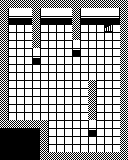

Below is a game level as drawn by its tile map, then a one-line description and the .tmx file that defines it, in full:
An orthogonal 16x20 tile map with 8x8 px tiles, 3 tile layers (bg, mid, fg).

<map version="1.9" tiledversion="1.9.1" orientation="orthogonal" renderorder="right-down" width="16" height="20" tilewidth="8" tileheight="8" infinite="0" nextlayerid="5" nextobjectid="1">
 <editorsettings>
  <export target="../lua/level_05.lua" format="lua" />
 </editorsettings>
 <tileset firstgid="1" source="../tileset.tsx" />
 <layer id="1" name="bg" width="16" height="20">
  <data encoding="csv">
0,0,0,0,0,0,0,0,0,0,0,0,0,0,0,0,
0,0,0,0,0,0,0,0,0,0,0,0,0,0,0,0,
0,0,0,0,0,0,0,0,0,0,0,0,0,0,0,0,
0,65,65,65,0,65,65,65,65,0,65,65,65,22,65,0,
0,65,65,65,0,65,65,65,65,0,65,65,65,65,65,0,
0,65,65,65,0,65,65,65,65,0,65,65,65,65,65,0,
0,65,65,65,0,65,65,65,65,0,65,65,65,65,65,0,
0,65,65,65,0,65,65,65,65,65,65,65,65,65,65,0,
0,65,65,65,65,65,65,65,65,65,65,65,65,65,65,0,
0,65,65,65,65,65,65,65,65,65,65,65,65,65,65,0,
0,65,65,65,65,65,65,65,65,65,65,0,65,65,65,0,
0,65,65,65,65,65,65,65,65,65,65,0,65,65,65,0,
0,65,65,65,65,65,65,65,65,65,65,0,65,65,65,0,
0,65,65,65,65,65,65,65,65,65,65,0,65,65,65,0,
0,65,65,65,65,65,65,65,65,65,65,0,65,65,65,0,
0,0,0,0,0,0,65,65,65,65,65,0,65,65,65,0,
0,0,0,0,0,0,65,65,65,65,65,0,65,65,65,0,
0,0,0,0,0,0,65,65,65,65,65,65,65,65,65,0,
0,0,0,0,0,0,65,65,65,65,65,65,65,65,65,0,
0,0,0,0,0,0,0,0,0,0,0,0,0,0,0,0
</data>
 </layer>
 <layer id="2" name="mid" width="16" height="20">
  <data encoding="csv">
0,0,0,0,0,0,0,0,0,0,0,0,0,0,0,0,
0,33,34,34,0,33,34,34,34,0,33,34,34,34,35,0,
0,49,50,50,0,49,50,50,50,0,49,50,50,50,51,0,
0,0,0,0,0,0,0,0,0,0,0,0,0,0,0,0,
0,0,0,0,0,0,0,0,0,0,0,0,0,0,0,0,
0,0,0,0,0,0,0,0,0,33,0,0,0,0,0,0,
0,0,0,0,33,0,0,0,0,49,0,0,0,0,0,0,
0,0,0,0,49,0,0,0,0,0,0,0,0,0,0,0,
0,0,0,0,0,0,0,0,0,0,0,0,0,0,0,0,
0,0,0,0,0,0,0,0,0,0,0,0,0,0,0,0,
0,0,0,0,0,0,0,0,0,0,0,0,0,0,0,0,
0,0,0,0,0,0,0,0,0,0,0,0,0,0,0,0,
0,0,0,0,0,0,0,0,0,0,0,0,0,0,0,0,
0,0,0,0,0,0,0,0,0,0,0,0,0,0,0,0,
0,0,0,0,0,0,0,0,0,0,0,0,0,0,0,0,
0,0,0,0,0,0,0,0,0,0,0,33,0,0,0,0,
0,0,0,0,0,0,0,0,0,0,0,49,0,0,0,0,
0,0,0,0,0,0,0,0,0,0,0,0,0,0,0,0,
0,0,0,0,0,0,0,0,0,0,0,0,0,0,0,0,
0,0,0,0,0,0,0,0,0,0,0,0,0,0,0,0
</data>
 </layer>
 <layer id="3" name="fg" width="16" height="20">
  <data encoding="csv">
1,1,1,1,1,1,1,1,1,1,1,1,1,1,1,1,
1,0,0,0,1,0,0,0,0,1,0,0,0,0,0,1,
1,0,0,0,1,0,0,0,0,1,0,0,0,0,0,1,
1,0,0,0,1,0,0,0,0,1,0,0,0,0,0,1,
1,0,0,0,1,0,0,0,0,1,0,0,0,0,0,1,
1,0,0,0,1,0,0,0,0,0,0,0,0,0,0,1,
1,0,0,0,0,0,0,0,0,0,0,0,0,0,0,1,
1,0,0,0,0,0,0,0,0,0,0,0,0,0,0,1,
1,0,0,0,0,0,0,0,0,0,0,0,0,0,0,1,
1,0,0,0,0,0,0,0,0,0,0,0,0,0,0,1,
1,0,0,0,0,0,0,0,0,0,0,1,0,0,0,1,
1,0,0,0,0,0,0,0,0,0,0,1,0,0,0,1,
1,0,0,0,0,0,0,0,0,0,0,1,0,0,0,1,
1,0,0,0,0,0,0,0,0,0,0,1,0,0,0,1,
1,0,0,0,0,0,0,0,0,0,0,1,0,0,0,1,
1,1,1,1,1,1,0,0,0,0,0,0,0,0,0,1,
0,0,0,0,0,1,0,0,0,0,0,0,0,0,0,1,
0,0,0,0,0,1,0,0,0,0,0,0,0,0,0,1,
0,0,0,0,0,1,0,0,0,0,0,0,0,0,0,1,
0,0,0,0,0,1,1,1,1,1,1,1,1,1,1,1
</data>
 </layer>
</map>